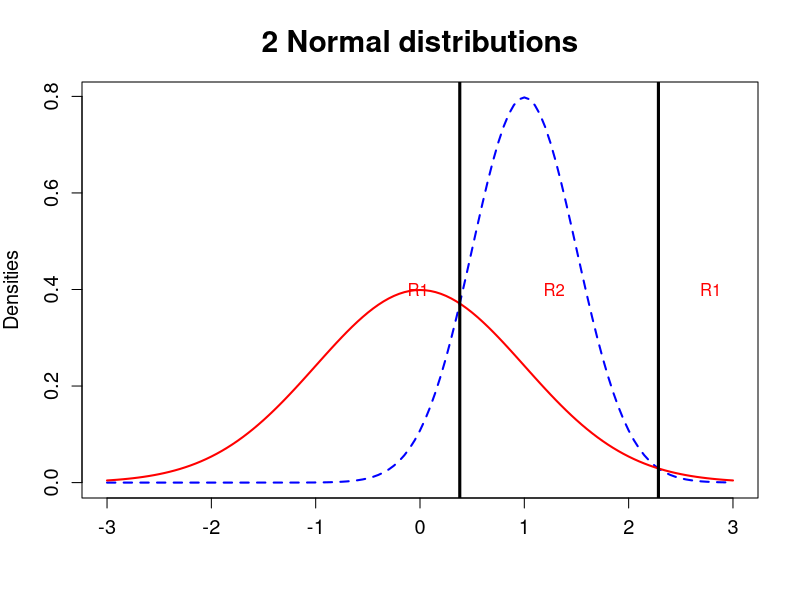

R code for this plot:

# clear all variables
rm(list = ls(all = TRUE))
graphics.off()

x   = seq(-3, 3, 0.05)  	# generates a sequence on real axis
s1 	= 1  			  # standard deviation for y1
mu1 = 0  			# mean for y1
s2 	= 0.5  			# square root of variance for y2
mu2 = 1  	  	# mean for y2

y1 = cbind(x, dnorm(x, mean = mu1, sd = s1))  # density y1
y2 = cbind(x, dnorm(x, mean = mu2, sd = s2))  # density y2

if (mu1 != mu2 & s1 != s2) {
  # first discrimination point
  c1 = -(mu2 * s1^2 - mu1 * s2^2)/(s2^2 - s1^2) + sqrt(((mu2 * s1^2 - mu1 * s2^2)/(s2^2 - 
       s1^2))^2 - ((mu1^2 * s2^2 - mu2^2 * s1^2 - 2 * log(s2/s1) * s1^2 * s2^2)/(s2^2 - 
       s1^2)))
  # second discrimination point
  c2 = -(mu2 * s1^2 - mu1 * s2^2)/(s2^2 - s1^2) - sqrt(((mu2 * s1^2 - mu1 * s2^2)/(s2^2 - 
       s1^2))^2 - ((mu1^2 * s2^2 - mu2^2 * s1^2 - 2 * log(s2/s1) * s1^2 * s2^2)/(s2^2 - 
       s1^2)))
} else if (mu1 != mu2 & s1 == s2) {
    if (mu2 < 0 & mu1 < 0) {
        c1 = mu2 - (mu2 - mu1)/2
        c2 = c1
    } else if (mu2 < 0 & mu1 >= 0) {
        c1 = mu2 - (mu2 - mu1)/2
        c2 = c1
    } else if (mu2 == 0 & mu1 < 0) {
        c1 = -abs(mu2 - mu1)/2
        c2 = c1
    } else if (mu2 > 0 & mu1 < 0) {
        c1 = mu2 - abs(mu2 - mu1)/2
        c2 = c1
    } else if (mu2 >= 0 & mu1 >= 0) {
        c1 = abs(mu2 - mu1)/2
        c2 = c1
    }
} else if (mu1 == mu2 & s1 == s2) {
    c1 = Inf
    c2 = -Inf
} else if (mu1 == mu2 & s1 != s2) {

    # first discrimination point
    c1 = -(mu2 * s1^2 - mu1 * s2^2)/(s2^2 - s1^2) + sqrt(((mu2 * s1^2 - mu1 * s2^2)/(s2^2 - 
        s1^2))^2 - ((mu1^2 * s2^2 - mu2^2 * s1^2 - 2 * log(s2/s1) * s1^2 * s2^2)/(s2^2 - 
        s1^2)))
    
    # second discrimination point
    c2 = -(mu2 * s1^2 - mu1 * s2^2)/(s2^2 - s1^2) - sqrt(((mu2 * s1^2 - mu1 * s2^2)/(s2^2 - 
        s1^2))^2 - ((mu1^2 * s2^2 - mu2^2 * s1^2 - 2 * log(s2/s1) * s1^2 * s2^2)/(s2^2 - 
        s1^2)))
}

limy = c(0, max(y1[, 2], y2[, 2]))
if (limy[2] < 0.4) {
    limy = c(0, 0.41)
}

# Plot
plot(y2, type = "l", lwd = 2, lty = 2, col = "blue", xlab = "", ylab = "Densities", 
    cex.lab = 1.2, cex.axis = 1.2, ylim = limy)
lines(y1, type = "l", lwd = 2, col = "red")
abline(v = c1, lwd = 3)
abline(v = c2, lwd = 3)

if (c1 == c2 & s1 == s2) {
    if (mu2 < 0) {
        text(c1 - 1, 0.4, "R2", col = "red")
        text(c1 + 1, 0.4, "R1", col = "red")
    } else {
        text(c1 - 1, 0.4, "R1", col = "red")
        text(c1 + 1, 0.4, "R2", col = "red")
    }
} else if (c1 != c2 & s2 > s1) {
    if (mu1 > mu2) {
        if (s1 >= 1) {
            text(c1 - 1, 0.4, "R2", col = "red")
            text(c1 + 0.8, 0.4, "R1", col = "red")
            text(c2 - 0.8, 0.4, "R1", col = "red")
        } else if (s1 >= 0 & s1 < 0.5) {
            text(c1 - s1 - 0.15, 0.4, "R2", col = "red")
            text(c1 + 0.5, 0.4, "R1", col = "red")
            text(c2 - 0.4, 0.4, "R1", col = "red")
        } else if (s1 >= 0.5 & s1 < 1) {
            text(c1 - 1, 0.4, "R2", col = "red")
            text(c1 + 0.5, 0.4, "R1", col = "red")
            text(c2 - 0.4, 0.4, "R1", col = "red")
        }
        
        # text(c1-1,0.4,'R1',col='red') text(c1+1,0.4,'R2',col='red')
        # text(c2-0.4,0.4,'R2',col='red')
    } else if (mu1 < mu2) {
        text(c1 - 1, 0.4, "R1", col = "red")
        text(c1 + 1, 0.4, "R2", col = "red")
        text(c2 - 0.4, 0.4, "R2", col = "red")
    } else if (mu1 == mu2) {
        text(c1 - s1 - 0.1, 0.4, "R1", col = "red")
        text(c1 + 1, 0.4, "R2", col = "red")
        text(c2 - 0.4, 0.4, "R2", col = "red")
    }
} else if (c1 != c2 & s2 < s1) {
    if (mu1 > mu2) {
        text(c1 - 1, 0.4, "R2", col = "red")
        text(c1 + 1, 0.4, "R1", col = "red")
        text(c2 - 0.6, 0.4, "R1", col = "red")
    } else if (mu1 < mu2) {
        if (s2 >= 1) {
            text(c1 - 1, 0.4, "R2", col = "red")
            text(c1 + 0.8, 0.4, "R1", col = "red")
            text(c2 - 0.8, 0.4, "R1", col = "red")
        } else if (s2 >= 0 & s2 < 0.5) {
            text(c1 - s2 - 0.15, 0.4, "R2", col = "red")
            text(c1 + 0.5, 0.4, "R1", col = "red")
            text(c2 - 0.4, 0.4, "R1", col = "red")
        } else if (s2 >= 0.5 & s2 < 1) {
            text(c1 - 1, 0.4, "R2", col = "red")
            text(c1 + 0.5, 0.4, "R1", col = "red")
            text(c2 - 0.4, 0.4, "R1", col = "red")
        }
    } else if (mu1 == mu2) {
        text(c1 - 1, 0.4, "R2", col = "red")
        text(c1 + 1, 0.4, "R1", col = "red")
        text(c2 - 0.4, 0.4, "R1", col = "red")
    }
} else if (c1 != c2 & mu1 == mu2) {
    text(c1 - 1, 0.4, "R1", col = "red")
    text(c1 + 1, 0.4, "R2", col = "red")
    text(c2 - 0.4, 0.4, "R2", col = "red")
}

title("2 Normal distributions", cex.main = 1.8) 
